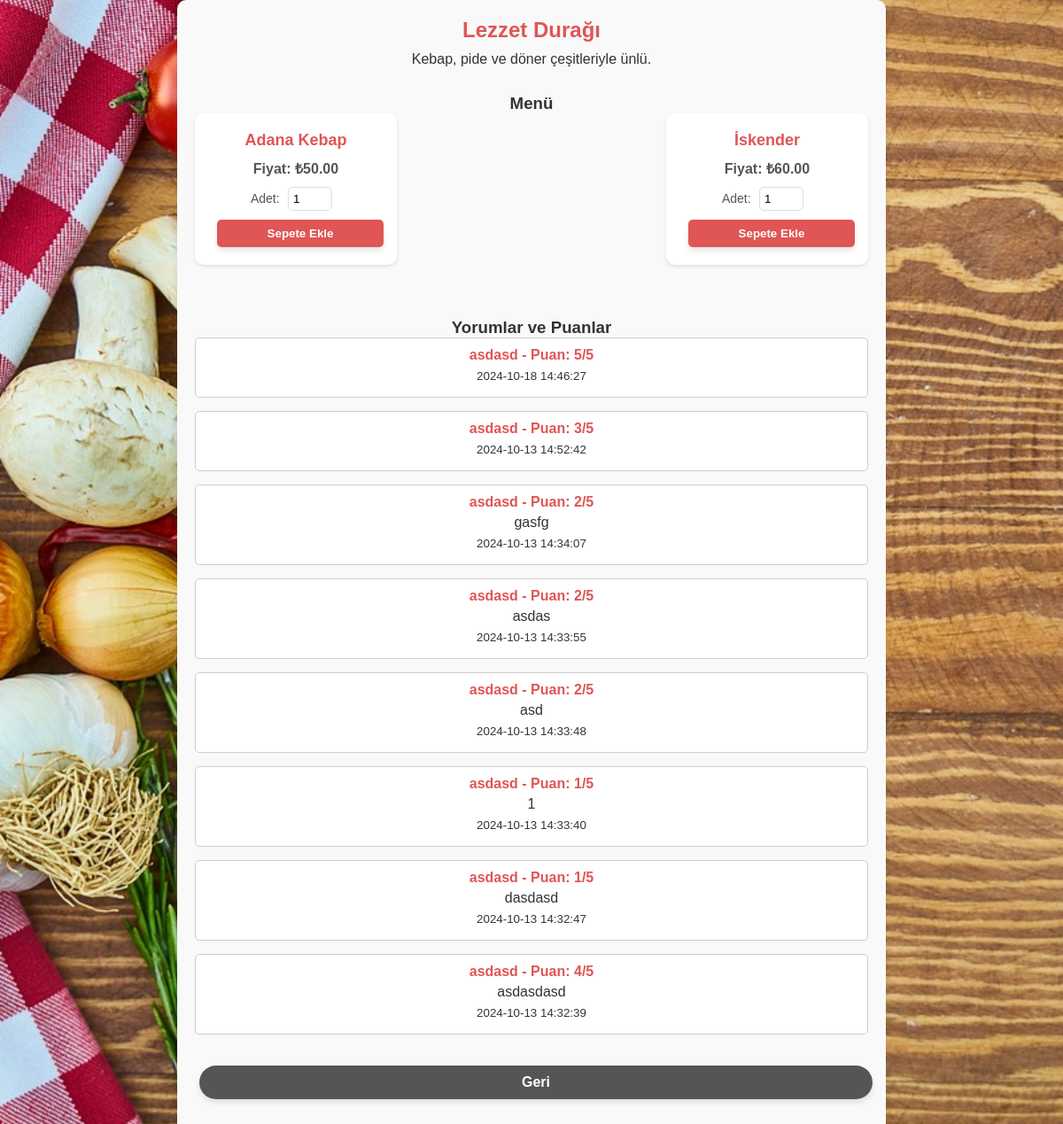
Screenshot of /restaurant.php?id=1 with the database file from the repository.
### tables this page shows
CREATE TABLE restaurant (
    id INTEGER PRIMARY KEY AUTOINCREMENT,
    company_id INTEGER,
    name TEXT NOT NULL,
    description TEXT,
    image_path TEXT,
    created_at DATETIME DEFAULT CURRENT_TIMESTAMP,
    deleted_at DATETIME, restaurant_id INTEGER,
    FOREIGN KEY (company_id) REFERENCES company(id)
);

CREATE TABLE food (
    id INTEGER PRIMARY KEY AUTOINCREMENT,
    restaurant_id INTEGER,
    name TEXT NOT NULL,
    description TEXT,
    image_path TEXT,
    price REAL NOT NULL,
    discount REAL DEFAULT 0,
    created_at DATETIME DEFAULT CURRENT_TIMESTAMP,
    deleted_at DATETIME,
    FOREIGN KEY (restaurant_id) REFERENCES restaurant(id)
);

CREATE TABLE users (
    id INTEGER PRIMARY KEY AUTOINCREMENT,
    company_id INTEGER,
    role TEXT NOT NULL,
    name TEXT NOT NULL,
    surname TEXT NOT NULL,
    username TEXT UNIQUE NOT NULL,
    password TEXT NOT NULL,
    balance REAL DEFAULT 5000,
    created_at DATETIME DEFAULT CURRENT_TIMESTAMP,
    deleted_at DATETIME,
    FOREIGN KEY (company_id) REFERENCES company(id)
);

### restaurant.php (the view, shortened to what this page needs)
<?php
include 'db.php';
$restaurant_id = (int)$_GET['id'];
$stmt = $db->prepare("SELECT * FROM restaurant WHERE id = :restaurant_id AND deleted_at IS NULL");
$stmt->bindParam(':restaurant_id', $restaurant_id, PDO::PARAM_INT);
$stmt->execute();
$restaurant = $stmt->fetch(PDO::FETCH_ASSOC);
$stmt_food = $db->prepare("SELECT * FROM food WHERE restaurant_id = :restaurant_id AND deleted_at IS NULL");
$stmt_food->bindParam(':restaurant_id', $restaurant_id, PDO::PARAM_INT);
$stmt_food->execute();
$foods = $stmt_food->fetchAll(PDO::FETCH_ASSOC);
$stmt_comments = $db->prepare("SELECT users.username, comments.comment, comments.score, comments.created_at
                               FROM comments
                               JOIN users ON comments.user_id = users.id
                               WHERE comments.restaurant_id = :restaurant_id
                               ORDER BY comments.created_at DESC");
$stmt_comments->bindParam(':restaurant_id', $restaurant_id, PDO::PARAM_INT);
$stmt_comments->execute();
$comments = $stmt_comments->fetchAll(PDO::FETCH_ASSOC);
?>
<!DOCTYPE html>
<html lang="en">
<head>
    <link rel="stylesheet" href="style.css">
</head>
<body>
    <div class="restaurant-container">
        <h2><?php echo htmlspecialchars($restaurant['name']); ?></h2>
        <p class="restaurant-description"><?php echo htmlspecialchars($restaurant['description']); ?></p>
        <h3>Menü</h3>
        <div class="food-list">
            <?php if (count($foods) > 0): ?>
                <?php foreach ($foods as $food): ?>
                    <div class="food-card">
                        <h4><?php echo htmlspecialchars($food['name']); ?></h4>
                        <p class="food-price">Fiyat: ₺<?php echo number_format($food['price'], 2); ?></p>
                        <form action="add_to_basket.php" method="POST" class="food-form">
                            <label for="quantity">Adet:</label>
                            <input type="number" name="quantity" min="1" value="1">
                            <button type="submit" class="button">Sepete Ekle</button>
                        </form>
                    </div>
                <?php endforeach; ?>
            <?php else: ?>
                <p class="no-food">Bu restoranda henüz yemek eklenmemiş.</p>
            <?php endif; ?>
        </div>
        <div class="comments-section">
            <h3>Yorumlar ve Puanlar</h3>
            <?php if (count($comments) > 0): ?>
                <?php foreach ($comments as $comment): ?>
                    <div class="comment">
                        <h4><?php echo htmlspecialchars($comment['username']); ?> - Puan: <?php echo htmlspecialchars($comment['score']); ?>/5</h4>
                        <p><?php echo htmlspecialchars($comment['comment']); ?></p>
                        <p><small><?php echo htmlspecialchars($comment['created_at']); ?></small></p>
                    </div>
                <?php endforeach; ?>
            <?php else: ?>
                <p>Bu restoran için henüz yorum yapılmamış.</p>
            <?php endif; ?>
        </div>
        <a href="restaurants.php" class="button back-button">Geri</a>
    </div>
</body>
</html>

### style.css (style rules this page uses)
* { margin: 0; padding: 0; box-sizing: border-box; }
body { font-family: 'Open Sans', sans-serif; color: #333; background-color: #f4f4f4; }
body { background-image: url('images/background.jpeg'); background-size: cover; background-position: center center; background-repeat: no-repeat; background-attachment: fixed; background-color: #f0f4f8; color: #333; font-family: Arial, sans-serif; margin: 0; padding: 0; }
.button { background-color: #c73d3d; color: white; padding: 10px 20px; border-radius: 25px; border: none; box-shadow: 0 4px 6px rgba(0, 0, 0, 0.1); transition: background-color 0.3s, transform 0.2s; text-decoration: none; font-weight: bold; }
.button { background-color: #e05555; color: white; padding: 10px 20px; border-radius: 25px; border: none; width: 100%; box-shadow: 0 4px 6px rgba(0, 0, 0, 0.1); transition: background-color 0.3s, transform 0.2s; font-weight: bold; cursor: pointer; }
.button { display: inline-block; padding: 6px 12px; margin: 0 5px; background-color: #e05555; color: white; text-decoration: none; border-radius: 5px; transition: background-color 0.3s; }
.button { background-color: #e05555; color: white; padding: 10px 15px; border-radius: 5px; text-decoration: none; border: none; text-align: center; display: inline-block; margin-top: 10px; transition: background-color 0.3s, transform 0.2s; font-weight: bold; cursor: pointer; }
.back-button { display: inline-block; margin-bottom: 20px; background-color: #888; color: white; padding: 8px 15px; border-radius: 5px; text-decoration: none; transition: background-color 0.3s, transform 0.2s; font-weight: bold; }
.button { background-color: #e05555; color: white; padding: 10px 15px; border-radius: 5px; border: none; text-align: center; text-decoration: none; display: inline-block; margin-top: 10px; transition: background-color 0.3s, transform 0.2s; font-weight: bold; cursor: pointer; }
.button { background-color: #e05555; color: white; padding: 10px 15px; border-radius: 5px; text-decoration: none; text-align: center; font-weight: bold; transition: background-color 0.3s, transform 0.2s; }
.back-button { background-color: #888; color: white; padding: 10px 15px; border-radius: 5px; text-decoration: none; display: inline-block; margin-top: 20px; }
.restaurant-container { max-width: 900px; margin: 40px auto; background-color: #ffffff; padding: 20px; border-radius: 10px; box-shadow: 0 4px 8px rgba(0, 0, 0, 0.1); text-align: center; }
.restaurant-container h2 { color: #e05555; margin-bottom: 10px; }
.restaurant-description { font-size: 16px; color: #555; margin-bottom: 30px; }
.food-list { display: grid; grid-template-columns: repeat(auto-fill, minmax(280px, 1fr)); gap: 20px; }
.food-card { background-color: #f9f9f9; padding: 15px; border-radius: 10px; box-shadow: 0 2px 4px rgba(0, 0, 0, 0.1); text-align: left; }
.food-card h4 { margin: 0; font-size: 18px; color: #333; }
.food-price { color: #e05555; font-weight: bold; margin: 10px 0; }
.food-form { margin-top: 10px; }
.food-form label { display: inline-block; margin-right: 5px; font-size: 14px; color: #555; }
.food-form input[type="number"] { width: 50px; padding: 5px; border-radius: 5px; border: 1px solid #ddd; margin-right: 10px; }
.food-form .button { background-color: #e05555; color: white; padding: 8px 12px; border-radius: 5px; text-decoration: none; transition: background-color 0.3s; border: none; cursor: pointer; }
.button { background-color: #e05555; color: white; padding: 10px 20px; border-radius: 25px; border: none; text-decoration: none; font-weight: bold; margin-top: 10px; display: inline-block; transition: background-color 0.3s; cursor: pointer; }
.back-button { background-color: #888; color: white; padding: 10px 20px; border-radius: 5px; text-decoration: none; margin-top: 10px; display: inline-block; }
.back-button { background-color: #ff6b6b; color: white; padding: 10px 20px; border-radius: 25px; border: none; text-decoration: none; font-weight: bold; display: inline-block; margin-top: 20px; transition: background-color 0.3s ease, transform 0.2s ease; text-align: center; }

### rows the page displays
restaurant: name "Lezzet Durağı", description "Kebap, pide ve döner çeşitleriyle ünlü."
food: name "Adana Kebap", price "50.00"
food: name "İskender", price "60.00"
users: username "asdasd", score "5", created_at "2024-10-18 14:46:27", score "3", created_at "2024-10-13 14:52:42", score "2", comment "gasfg", created_at "2024-10-13 14:34:07", comment "asdas", created_at "2024-10-13 14:33:55", comment "asd", created_at "2024-10-13 14:33:48", score "1", comment "1", created_at "2024-10-13 14:33:40", comment "dasdasd", created_at "2024-10-13 14:32:47", score "4", comment "asdasdasd", created_at "2024-10-13 14:32:39"
